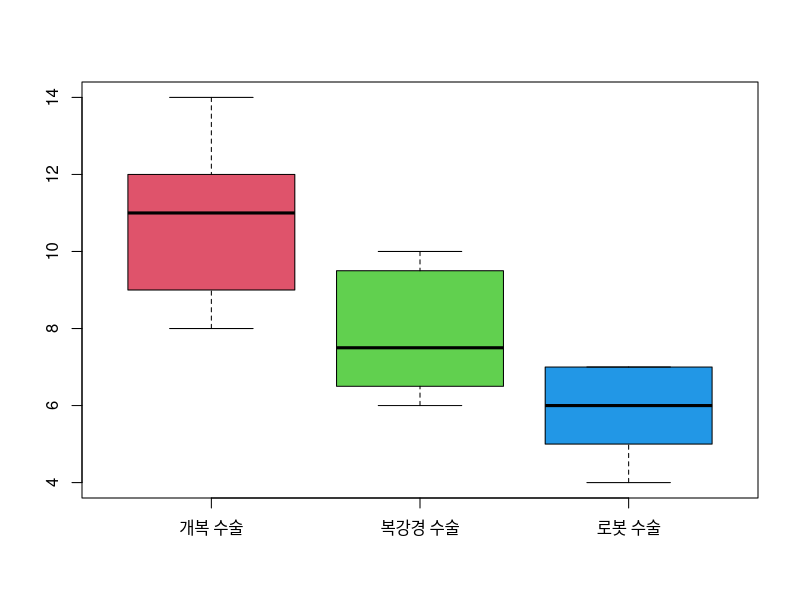

The R script that drew this image:
# Title     : TODO
# Objective : TODO
# Created by: justk
# Created on: 2021-10-08

open_surgery <- c(12, 10, 14, 12, 11, 9, 9, 11, 11, 8)
laparoscopic_surgery <- c(9, 7, 8, 6, 6, 7, 10, 10)
robot_sergery <- c(5, 6, 7, 7, 7, 4, 5)
boxplot(
    open_surgery,
    laparoscopic_surgery,
    robot_sergery,
    col = 2:4,
    names = c('개복 수술', '복강경 수술', '로봇 수술')
)